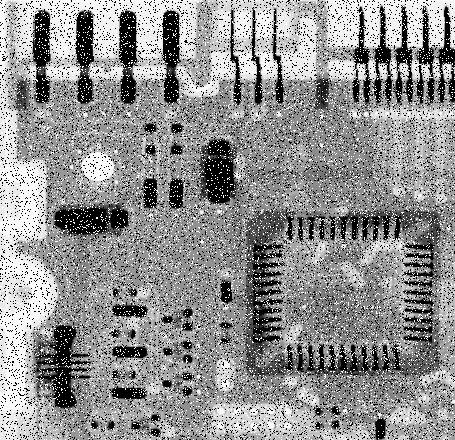
#> input picture assignment3/Circuit.jpg, 455 x 440 px
$ jupyter execute --allow-errors assignment3.ipynb   (older library calls are emulated)   (text cells are left out)
#> lines starting #> are read from the running program, lines starting #| are printed output that depends on the picture; after the words box and inside, x2 and y2 are one past the last pixel; in counts of white or black regions, pixels touching at a corner belong together; pictures that were not available may be replaced by others from this repository, and a replacement may not be noted
[cell 1]
import cv2
import os
import matplotlib.pyplot as plt
from matplotlib.gridspec import GridSpec
import numpy as np
from PIL import Image


cwd = os.getcwd()

# read in images
circuit = cv2.imread(cwd + '/Circuit.jpg',0)
#> circuit is the input picture: shape (440, 455); min 0, max 255, mean 144.1
moon = cv2.imread(cwd + '/Moon.jpg',0)
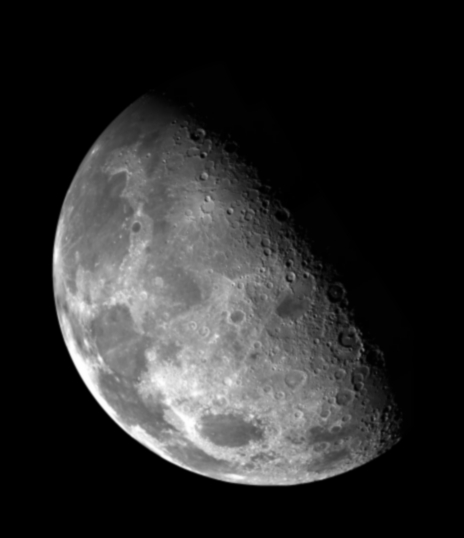
#> input picture assignment3/Moon.jpg, 464 x 538 px
#> moon is the input picture: shape (538, 464); min 0, max 255, mean 42.6
rice = cv2.imread(cwd + '/Rice.jpg',0)

# convert Text.gif using PIllow since cv2 does not support gif
im_text = Image.open(cwd + '/Text.gif')
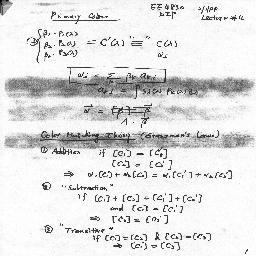
#> input picture assignment3/Text.jpg, 256 x 256 px, given in place of Text.gif, which was not available
#> im_text is the input picture: PIL image 256x256 L; min 0, max 255, mean 226.1
greyscale_im_text = im_text.convert('L')
greyscale_im_text.save(cwd + '/Text.jpg')

im_text1 = Image.open(cwd + '/Text1.gif')
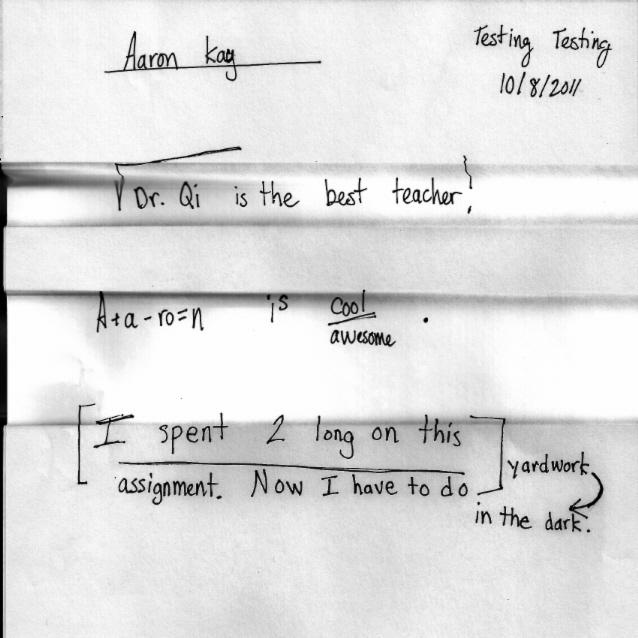
#> input picture assignment3/Text1.jpg, 638 x 638 px, given in place of Text1.gif, which was not available
#> im_text1 is the input picture: PIL image 638x638 L; min 0, max 255, mean 221.6
greyscale_im_text1 = im_text1.convert('L')
greyscale_im_text1.save(cwd + '/Text1.jpg')


text = cv2.imread(cwd + '/Text.jpg',0)
#> text: shape (256, 256); min 0, max 255, mean 225.8
text1 = cv2.imread(cwd + '/Text1.jpg',0)
#> text1: shape (638, 638); min 0, max 255, mean 221.6

[cell 2]
def averaging_filter(img, mask):

    # print warning if the mask is not square and not odd
    if mask.shape[0] != mask.shape[1]:
        print('Warning: mask is not square')
        return
    if mask.shape[0] % 2 == 0:
        print('Warning: mask is not odd')
        return
    # print warning if all mask elements aren't positive
    if np.any(mask < 0):
        print('Warning: mask contains negative elements')
        return
    # print warning if the sum of mask elements is 1
    if np.sum(mask) != 1:
        print('Warning: sum of mask elements is 1')
        return
    # print warnin if the elements in the mask are not semestric about the center
    if np.any(mask != mask[::-1, ::-1]):
        print('Warning: mask is not symmetric about the center')
        return


    width, height = img.shape[0], img.shape[1]
#> width = 440; height = 455

    img_new = np.zeros([width, height])

    for i in range(1, width -1):
        for j in range(1, height-1):
            temp = img[i-1, j-1]*mask[0, 0]+img[i-1, j]*mask[0, 1]+img[i-1, j + 1]*mask[0, 2]+img[i, j-1]*mask[1, 0]+ img[i, j]*mask[1, 1]+img[i, j + 1]*mask[1, 2]+img[i + 1, j-1]*mask[2, 0]+img[i + 1, j]*mask[2, 1]+img[i + 1, j + 1]*mask[2, 2]
            img_new[i, j]= temp
    return img_new


# process the Circuit image with a standard 5x5 averaging filter
mask = np.ones((5,5)) / 25
circuit_avg_5x5 = averaging_filter(circuit, mask)


# 3 by 3 averaging filter
mask = np.ones((3,3)) / 9
circuit_avg_3x3 = averaging_filter(circuit, mask)


# display the original and the circuit_avg_5x5 image and the circuit_avg_3x3 image side by side
fig = plt.figure(figsize=(10, 10))
gs = GridSpec(1, 3, figure=fig)
ax1 = fig.add_subplot(gs[0, 0])
ax1.imshow(circuit,cmap='gray')
ax1.set_title('Original Circuit')
ax2 = fig.add_subplot(gs[0, 1])
ax2.imshow(circuit_avg_5x5,cmap='gray')
ax2.set_title('Circuit Avg 5x5')
ax3 = fig.add_subplot(gs[0, 2])
ax3.imshow(circuit_avg_3x3,cmap='gray')
ax3.set_title('Circuit Avg 3x3')
plt.show()

[cell 3]
# median filter using the kernel size of 3x3 without built in function
def median_filter(img, mask):

            # print warning if the mask is not square and not odd
        if mask.shape[0] != mask.shape[1]:
                print('Warning: mask is not square')
                return
        if mask.shape[0] % 2 == 0:
                print('Warning: mask is not odd')
                return
        # print warning if all mask elements aren't positive
        if np.any(mask < 0):
                print('Warning: mask contains negative elements')
                return
        # print warning if the sum of mask elements is 1
        if np.sum(mask) == 1:
                print('Warning: sum of mask elements is 1')
                return
        # print warnin if the elements in the mask are not semestric about the center
        if np.any(mask != mask[::-1, ::-1]):
                print('Warning: mask is not symmetric about the center')
                return

        width, height = img.shape[0], img.shape[1]
#> width = 440; height = 455

        img_new = np.zeros([width, height])

        mask = mask/np.sum(mask)

        for i in range(1, width -1):
            for j in range(1, height-1):
                temp = [img[i-1, j-1]*mask[0, 0],img[i-1, j]*mask[0, 1],img[i-1, j + 1]*mask[0, 2],img[i, j-1]*mask[1, 0], img[i, j]*mask[1, 1],img[i, j + 1]*mask[1, 2],img[i + 1, j-1]*mask[2, 0],img[i + 1, j]*mask[2, 1],img[i + 1, j + 1]*mask[2, 2]]
                img_new[i, j]= np.median(temp)
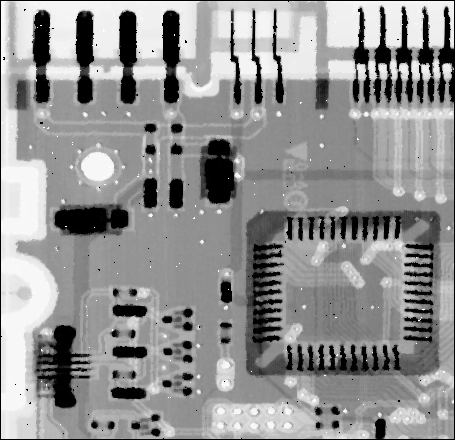
#> img_new: shape (440, 455) float64; min 0, max 28.33, mean 16.3; drawn with min black and max white
        return img_new


# standard 3x3 median filter
mask = np.array([[1, 1, 1],
                 [1, 1, 1],
                 [1, 1, 1]])

circuit_median_3x3_standard = median_filter(circuit, mask)

custom_mask = np.array([[1, 2, 1],
                        [2, 4, 2],
                        [1, 2, 1]])

# custom 3x3 median filter
circuit_median_3x3_custom = median_filter(circuit, custom_mask)
#> after the loop in median_filter (call 2), `for i in range(1, width -1):`:
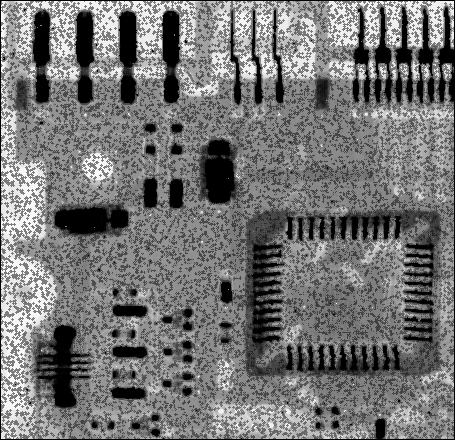
#> img_new: shape (440, 455) float64; min 0, max 31.88, mean 14.7; drawn with min black and max white

# display the original and the circuit_median_3x3_standard image and the circuit_median_3x3_custom image side by side
fig = plt.figure(figsize=(10, 10))
gs = GridSpec(1, 3, figure=fig)
ax1 = fig.add_subplot(gs[0, 0])
ax1.imshow(circuit,cmap='gray')
ax1.set_title('Original Circuit')
ax2 = fig.add_subplot(gs[0, 1])
ax2.imshow(circuit_median_3x3_standard,cmap='gray')
ax2.set_title('Circuit Median 3x3 Standard')
ax3 = fig.add_subplot(gs[0, 2])
ax3.imshow(circuit_median_3x3_custom,cmap='gray')
ax3.set_title('Circuit Median 3x3 Custom')
plt.show()

[cell 4]
moon_laplacian = cv2.Laplacian(moon,cv2.CV_64F,ksize=3)
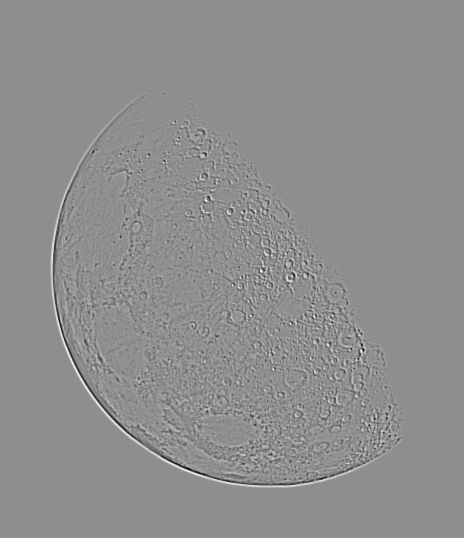
#> moon_laplacian: shape (538, 464) float64; min -352, max 276, mean 0; drawn with min black and max white
scaled_moon_laplacian = moon_laplacian.copy()
#setting the values larger than 255 as 255 and setting the values smaller than 0 as 0
scaled_moon_laplacian[scaled_moon_laplacian > 255] = 255
#> scaled_moon_laplacian: shape (538, 464) float64; under 0.01% of pixels changed, all inside (x1, y1, x2, y2) = (205, 200, 262, 272)
scaled_moon_laplacian[scaled_moon_laplacian < 0] = 0
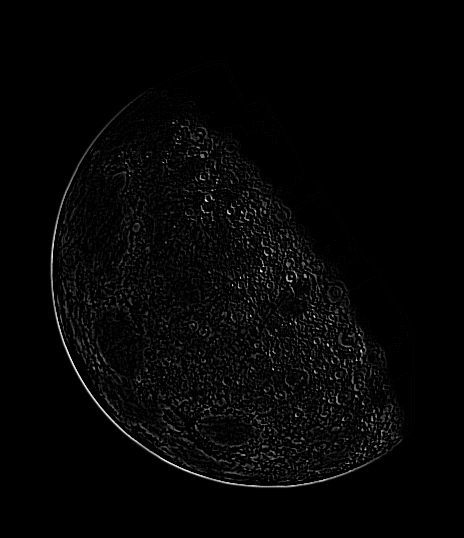
#> scaled_moon_laplacian: shape (538, 464) float64; min 0, max 255, mean 5.3


enhanced_image = moon + scaled_moon_laplacian


# display the original and the enhanced image side by side
fig = plt.figure(figsize=(10, 10))
gs = GridSpec(1, 2, figure=fig)
ax1 = fig.add_subplot(gs[0, 0])
ax1.imshow(moon,cmap='gray')
ax1.set_title('Original Moon')
ax2 = fig.add_subplot(gs[0, 1])
ax2.imshow(scaled_moon_laplacian ,cmap='gray')
ax2.set_title('Scaled Laplacian Moon')
plt.show()

# display the original and the enhanced image side by side
fig = plt.figure(figsize=(10, 10))
gs = GridSpec(1, 2, figure=fig)
ax1 = fig.add_subplot(gs[0, 0])
ax1.imshow(moon_laplacian,cmap='gray')
ax1.set_title('moon_laplacian')
ax2 = fig.add_subplot(gs[0, 1])
ax2.imshow(enhanced_image,cmap='gray')
ax2.set_title('Enhanced Moon')
plt.show()

[cell 5]
#FindEdgeInfo function to locate the important edges and compute the edge histogram of the input image. This function has two input parameters im and bin, where im is the original grayscale image and bin is the number of bins. It returns two outputs edges and edgeHist, where edges contains important edges in the input image (i.e., im) and edgeHist contains the counts of the orientation (angles) of the edge in each bin, which can be computed by:( ) yx GG /arctan=  , where Gx is the gradient component produced by the horizontal edge detector and Gy is the gradient component produced by the vertical edge detector
def CalculateGradients(im):
  # Sobel filters.
  sobelX = np.array([[-1, 0, 1], [-2, 0, 2], [-1, 0, 1]])
  sobelY = np.array([[1, 2, 1], [0, 0, 0], [-1, -2, -1]])

  # Calculate the gradients.
  Gx = cv2.filter2D(im,-1,sobelX),
  Gy = cv2.filter2D(im, -1, sobelY)

  return Gx, Gy


def FindEdgeInfo(im, bin):
    # compute the gradient components produced by the horizontal and vertical edge detectors
    Gx, Gy = CalculateGradients(im)

    Gx = np.array(Gx)
    Gy = np.array(Gy)

    # Calculate the gradient magnitude and orientation angle
    gradient_magnitude = Gx**2 + Gy**2
    # gradient_magnitude = np.sqrt(gradient_magnitude_squared)
    theta = np.arctan2(Gy, Gx)

    # Normalize the angles to [0, 2*pi]
    theta = (theta + np.pi) % (2 * np.pi)

    # Create bins for the histogram
    bin_edges = np.linspace(0, 2 * np.pi, bin + 1)

    # Initialize the edge histogram
    edge_hist = np.zeros(bin, dtype=int)

    # Calculate the histogram manually
    for i in range(bin):
        bin_mask = (theta >= bin_edges[i]) & (theta < bin_edges[i + 1])
        edge_hist[i] = np.sum(bin_mask)

    return gradient_magnitude, edge_hist


num_bins = 30

#> (the rest of this cell did not finish here and is left out)

[cell 6]
def RemoveStripes(img):
  meduim_mask = np.array([[1, 1, 1],
                 [1, 1, 1],
                 [1, 1, 1]])

  result_image = median_filter(img, meduim_mask)
#> after the loop in median_filter (call 3), `for i in range(1, width -1):`:
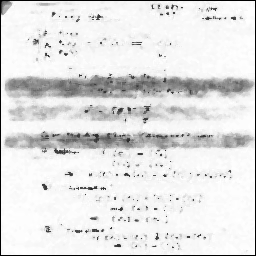
#> img_new: shape (256, 256) float64; min 0, max 28.33, mean 25.2; drawn with min black and max white


  result_image = cv2.Laplacian(result_image,cv2.CV_64F,ksize=3)

  result_image[result_image > 255] = 255
  result_image[result_image < 0] = 0
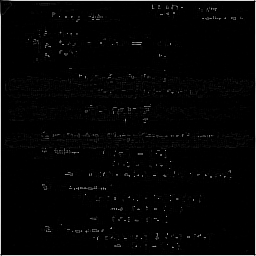
#> result_image: shape (256, 256) float64; min 0, max 226.7, mean 6

  result_image = 255 - result_image
  return result_image

plt.figure(figsize=(10, 10))
plt.imshow(text, cmap='gray')
plt.title('Original Image')
plt.show()
text1_cleaned = RemoveStripes(text)

# Display the cleaned image
plt.figure(figsize=(10, 10))
plt.plot(122)
plt.imshow(text1_cleaned, cmap='gray')
plt.title('Cleaned Image')
plt.show()
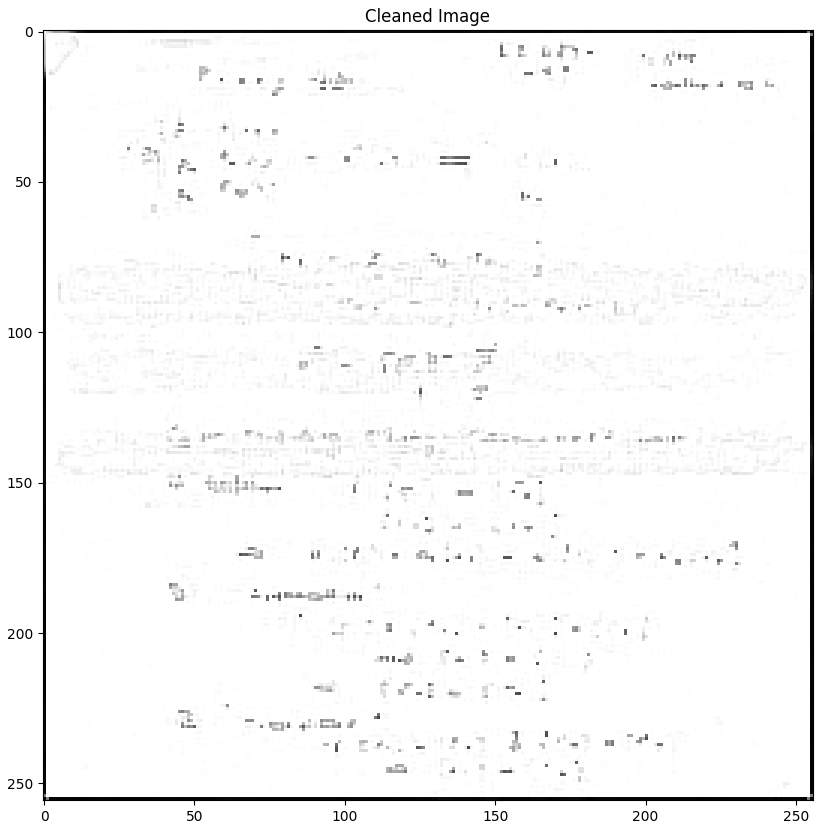
#> figure drawn by matplotlib, 1 panel
